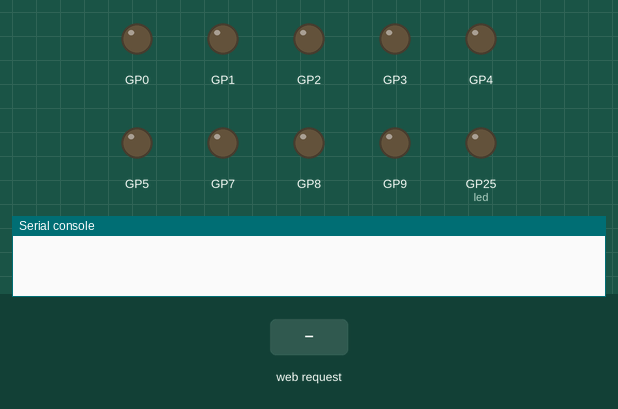
Bench run of a program on a simulated Raspberry Pi Pico running MicroPython. Parts: output pins drawn as LEDs (lit = HIGH), the last lines printed to the serial console. Inputs (shaded band) come from the test bench. Random numbers come from a fixed seed; the board's own WiFi access point starts at once; threads take turns every 2 ms; files that are not in the repository are absent; pins used as bus, display or sensor lines are not drawn.

Above: at 0.1 s.
At 6.2 s:
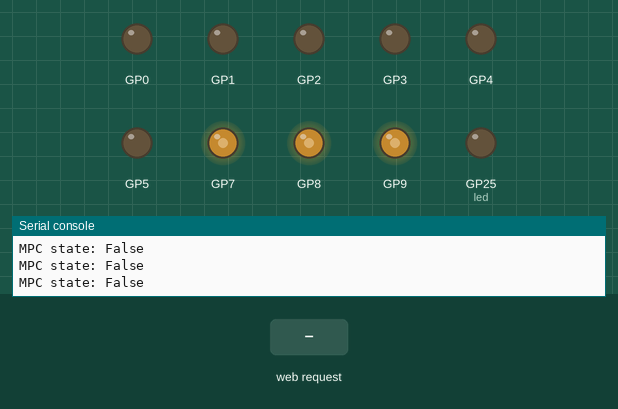
6.3 s: HTTP request GET / received
At 9.8 s:
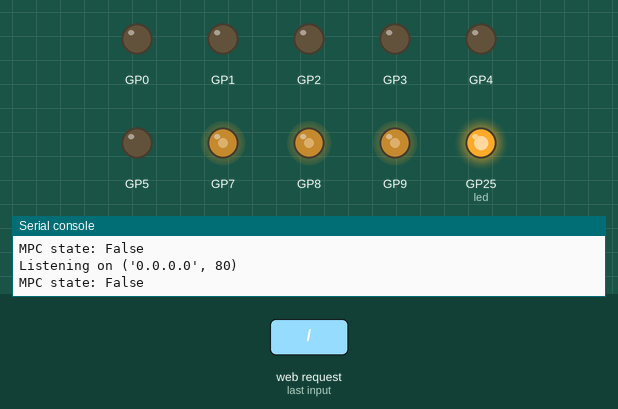
Timing chart, 0 to 11.5 s (numbered marks = the images above; inputs shaded):
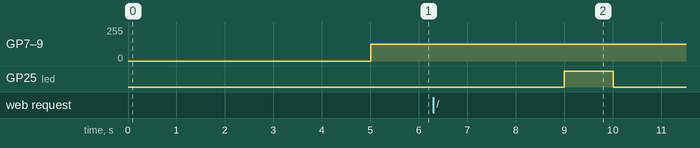

The program:

main.py
```python
from sensors import Sensors
from actuators import Actuators
from mpc import MPC
from server import Server
from time import sleep, sleep_ms
import _thread

sensors_dict = {
        'temperature': 0,
        'humidity': 0,
        'soilMoisture': 0,
        'lightIntensity': 0,
        'co2Concentration': 0
        }

actuators_dict = {
       'mechanism1': 0,
       'mechanism2': 0,
       'mechanism3': 0,
       'water1': 0,
       'water2': 0,
       'water3': 0,
       'fertilizer1': 0,
       'fertilizer2': 0,
       'fertilizer3': 0,
       'light1': 50,
       'light2': 50,
       'light3': 50
       }
mpc_dict = {
        'mpcEnabled': False,
        }

def ControllerCore():
    '''
    Abstraction for the First Core:
        - Reads Sensor Data
        - Controls Actuator States
        - Executes MPC control Algorithm
        - Saves Sensor Data Globally and executes Global Actuators States
    '''
    global actuators_dict
    global mpc_dict
    global sensors_dict

    sensors = Sensors()
    actuators = Actuators()
    mpc = MPC(sensors, actuators)

    while True:
        # print(actuators_dict, end=' \r')


        ################# Sensors Reading ##################
        sensors_dict['temperature'] = sensors.temperature
        sensors_dict['humidity'] = sensors.humidity
        sensors_dict['soilMoisture'] = sensors.soil_moisture
        sensors_dict['co2Concentration'] = sensors.CO2
        sensors_dict['lightIntensity'] = sensors.light_intensity
        ####################################################

        print(f"MPC state: {mpc_dict['mpcEnabled']}")
        if mpc_dict['mpcEnabled']:
            ################### MPC ALgorithm ##################
            if not mpc.state:
                mpc.run()
            ####################################################


        else:
            ################ Handling Actuators ################

            # Firstly, stopping MPC algorithm to allow only-user control
            if mpc.state:
                mpc.pause()

            # 1- Handling Axe Position
            while actuators_dict['mechanism1'] != actuators.axis.positions[0]:
                if actuators_dict['mechanism1'] > actuators.axis.positions[0]:
                    actuators.axis.forward(0)
                elif actuators_dict['mechanism1'] < actuators.axis.positions[0]:
                    actuators.axis.backwards(0)

            while actuators_dict['mechanism2'] != actuators.axis.positions[1]:
                if actuators_dict['mechanism2'] > actuators.axis.positions[1]:
                    actuators.axis.forward(1)
                elif actuators_dict['mechanism2'] < actuators.axis.positions[1]:
                    actuators.axis.backwards(1)

            while actuators_dict['mechanism3'] != actuators.axis.positions[2]:
                if actuators_dict['mechanism3'] > actuators.axis.positions[2]:
                    actuators.axis.forward(2)
                elif actuators_dict['mechanism3'] < actuators.axis.positions[2]:
                    actuators.axis.backwards(2)

            # 2- Handling Water / Fertilizer Channels
            actuators.distribution0.r1.value( actuators_dict['water1'] )
            actuators.distribution0.r2.value( actuators_dict['water2'] )
            actuators.distribution0.r3.value( actuators_dict['water3'] )

            actuators.distribution1.r1.value( actuators_dict['fertilizer1'] )
            actuators.distribution1.r2.value( actuators_dict['fertilizer2'] )
            actuators.distribution1.r3.value( actuators_dict['fertilizer3'] )

            # 3- Handling LED Strips PWM
            actuators.led_strip0.duty( actuators_dict['light1'] )
            actuators.led_strip1.duty( actuators_dict['light2'] )
            actuators.led_strip2.duty( actuators_dict['light3'] )
        ####################################################

        sleep(0.5)

def ServerCore():
    '''
    Abstraction for the Second Core
        - Host Web App (HTML file including the CSS and JAVASCRIPT)
        - Serve the HTML GET and POST requests
        - Updates internal variables to control Actuators through other Core
        - Updates the real-time Sensor values displayed on the Web App
    '''
    global actuators_dict
    global mpc_dict
    global sensors_dict

    server = Server()

    while True:
        # Send Sensor Data
        server.sensors_dict.update(sensors_dict)

        # Host Server
        server.wait_for_client()
        server.handle_html_request(server.identify_html_request())

        # Read User Actuator Controls
        actuators_dict.update(server.actuators_dict)

        # Read MPC Mode
        mpc_dict.update(server.mpc_dict)

        # Toggle LED for User
        server.led.toggle()

        print('\n')


#### Running Both Cores ####
def main():
    sleep(5)
    _thread.start_new_thread(ControllerCore, ())
    sleep(2)
    ServerCore()

# Main Routine
sleep(5)
_thread.start_new_thread(ControllerCore, ())
sleep(2)
ServerCore()
```

sensors.py
```python
'''
Abstraction to Read All Sensor Values in one Object,
This is Done by communicating to the sensor Board through UART or CAN
    - Supported Commands
        -   '\n': test Responsiveness
        -   'I<digit>': test Reading capabilities
        -   'L': returns Light Intensity value (Lumens/m^2) from TEMT6000 Sensor
        -   'T': returns Temperature value (degree celcius) from DHT11 Sensor
        -   'H': returns Humidity value (Percentage) from DHT11 Sensor
        -   'M': returns the CO2 value (PPM) from the MQ135 Sensor
        -   'S': returns Water Tension value (Kilo-Pascals) from the Soil Moisture Sensor
'''
from can_protocol import CAN
from random import getrandbits

class Sensors:
    '''
    Abstraction object to easily read all sensors
    '''
    def __init__(self):
        pass

    @property
    def temperature(self):
        '''
        send CAN packet to 'T' and read reply to get Temperature value
        '''
        #TODO:
        return 26 + getrandbits(2)

    @property
    def humidity(self):
        '''
        send CAN packet to 'H' and read reply to get Temperature value
        '''
        #TODO:
        return 16 + getrandbits(2)

    @property
    def light_intensity(self):
        '''
        send CAN packet to 'L' and read reply to get Temperature value
        '''
        #TODO:
        return getrandbits(1)

    @property
    def CO2(self):
        '''
        send CAN packet to 'M' and read reply to get Temperature value
        '''
        #TODO:
        return 593 + getrandbits(5)

    @property
    def soil_moisture(self):
        '''
        send CAN packet to 'M' and read reply to get Temperature value
        '''
        #TODO:
        return 60 + getrandbits(5)
```

actuators.py
```python
'''
Abstraction to control ALL Actuators together
    - Axis Control Movements
    - Water Distribution Relay States
    - LED Strip PWM signal
'''
from axis_control import AxisControl
from water_distribution import WaterDistribution
from led_strip import LedStrip

class Actuators:
    '''
    Abstraction to control ALL Actuators together
        - Axis Control Movements
        - Water Distribution Relay States
        - LED Strip PWM signal
    '''
    SCK_PIN = const(18)
    MOSI_PIN = const(19)
    MISO_PIN = const(16)
    CSN_PIN = const(20)
    CE_PIN = const(21)

    RELAY1A_PIN = const(0)
    RELAY2A_PIN = const(1)
    RELAY3A_PIN = const(2)
    RELAY1B_PIN = const(3)
    RELAY2B_PIN = const(4)
    RELAY3B_PIN = const(5)

    LED_STRIP1_PIN = const(7)
    LED_STRIP2_PIN = const(8)
    LED_STRIP3_PIN = const(9)

    def __init__(self):
        # 1- Axis Control of Movements through nRF24l01
        self.axis = AxisControl(Actuators.SCK_PIN, Actuators.MOSI_PIN, Actuators.MISO_PIN,
                                Actuators.CSN_PIN, Actuators.CE_PIN)

        # Solenoid Valve water/fertilizer channels controlled by Relays
        self.distribution0 = WaterDistribution(Actuators.RELAY1A_PIN,
                                               Actuators.RELAY2A_PIN,
                                               Actuators.RELAY3A_PIN)
        self.distribution1 = WaterDistribution(Actuators.RELAY1B_PIN,
                                               Actuators.RELAY2B_PIN,
                                               Actuators.RELAY3B_PIN)
        self.distributions = (self.distribution0, self.distribution1)

        # LED Strips
        self.led_strip0 = LedStrip(self.LED_STRIP1_PIN)
        self.led_strip1 = LedStrip(self.LED_STRIP2_PIN)
        self.led_strip2 = LedStrip(self.LED_STRIP3_PIN)
        self.led_strips = (self.led_strip0, self.led_strip1, self.led_strip2)
```

mpc.py
```python
'''
MPC Algorithm Implementation
'''
from machine import Timer
from time import sleep_ms

class SyncedMove:
    '''
    Object to handle the Synced Move where all
    '''
    MAX_NUDGE_NUM = 8  # max number of .forward or .backward to reach either end of axis
    NUDGE_TIME = 1000 # 1sec

    FORWARD_STATE = 1
    BACKWARD_STATE = -1
    INVERT_STATE = {1: -1, -1: 1}  # dict to invert the states
    def __init__(self, axis):

        self.axis = axis  # for controlling the axis

        self.state = self.FORWARD_STATE
        self.nudges_moved = 0

        # dummy temp for calling pause before run
        self.timer = Timer()

    def run(self):
        '''
        run routine, made to be compatible with pause/start cycle

        starts the timer that calls the one_step movement until a pause
        '''
        self.timer = Timer(period=self.NUDGE_TIME, mode=Timer.PERIODIC, callback=self.one_step)

    def pause(self):
        '''
        Pauses the run routine to be continued later when .run is called again
        '''
        self.timer.deinit()

    def one_step(self, t):
        '''
        THIS METHOD IS MADE TO RUN UNDER A WHILE TRUE
        IT'S BASICALLY A ONE STEP THAT NEEDS TO BE REPEATED
        '''
        if self.nudges_moved <= self.MAX_NUDGE_NUM:
            self.axis.move(0, self.axis.DEFAULT_NUDGE_VALUE * self.state)
            sleep_ms(10)
            self.axis.move(1, self.axis.DEFAULT_NUDGE_VALUE * self.state)
            sleep_ms(10)
            self.axis.move(2, self.axis.DEFAULT_NUDGE_VALUE * self.state)
            sleep_ms(10)

            self.nudges_moved += 1

        else:
            self.state = self.INVERT_STATE[self.state]
            self.nudges_moved = 0

class MPC:
    '''
    Abstraction for MPC control Algorithm
    '''
    def __init__(self, sensors, actuators):

        self.synced_move = SyncedMove(actuators.axis)

        self.state = False

    def run(self):
        '''
        runs all MPC routine
        '''
        self.state = True
        self.synced_move.run()

    def pause(self):
        '''
        pauses all MPC routines
        '''
        self.state = False
        self.synced_move.pause()
```

can_protocol.py
```python
'''
Abstraction for CAN protocol, implemented using internal PIO block :D
'''

class CAN:
    '''
    Abstraction for CAN protocol, implemented using internal PIO block :D
    '''
    def __init__(self):
        pass
```

axis_control.py
```python
'''
Abstraction for controlling Axis Movements by sending Gcode through nRF24l01 Radio Transceiver
'''
from machine import Pin, SPI
from nrf24l01 import NRF24L01
from micropython import const
from time import sleep_ms


class AxisControl:
    '''
    Abstraction for controlling Axis Movements by sending Gcode through nRF24l01 Radio Transceiver
    '''
    DEFAULT_NUDGE_VALUE = 5

    SPI_HARDWARE_INDEX = const(0)
    DEFAULT_PAYLOAD_SIZE = const(16)
    AXIS_CHANNEL = {0: 40,
                    1: 46,
                    2: 58}  # Radio Channels for each Axis
    PIPES = (b"\xe1\xf0\xf0\xf0\xf0", b"\xd2\xf0\xf0\xf0\xf0")  # Addresses are in little-endian format. They correspond to big-endian
    def __init__(self, sck_pin: int, mosi_pin: int, miso_pin: int, csn_pin: int, ce_pin: int):
        # self.spi = SPI(0, sck=Pin(18), mosi=Pin(19), miso=Pin(16))  #TODO: put in actuators
        # self.cfg = {"spi": spi, "csn": 20, "ce": 21}
        self.spi = SPI(self.SPI_HARDWARE_INDEX, sck=Pin(sck_pin), mosi=Pin(mosi_pin), miso=Pin(miso_pin))
        self.csn = Pin(csn_pin, mode=Pin.OUT, value=1)
        self.ce = Pin(ce_pin, mode=Pin.OUT, value=0)

        self.nrf = NRF24L01(self.spi, self.csn, self.ce, payload_size=self.DEFAULT_PAYLOAD_SIZE)

        self.nrf.open_tx_pipe(self.PIPES[0])
        self.nrf.open_rx_pipe(1, self.PIPES[1])
        self.nrf.start_listening()

        self.positions = [0, 0, 0]

    def move(self, axe_num, distance):
        '''
        Relative Movement Command.
        Just moves the amount given as argument.
        '''
        self.nrf.set_channel(self.AXIS_CHANNEL[axe_num])
        sleep_ms(300)
        self.nrf.send_ascii_m(f"M1i{distance}")

    def forward(self, axe_num):
        '''
        Nudge forward a certain Axe
        '''
        self.move(axe_num, self.DEFAULT_NUDGE_VALUE)
        self.positions[axe_num] += 1

    def backwards(self, axe_num):
        '''
        Nudge backwards a certain Axe
        '''
        self.move(axe_num, -self.DEFAULT_NUDGE_VALUE)
        self.positions[axe_num] -= 1

    # @property
    # def position0(self):
    #     '''
    #     Getter Method for position by asking the local STC MCU to read the Ultrasonic sensor
    #     and send it here to the Main MCU
    #     '''
    #     pass

    # @position.setter
    # def position0(self, value):
    #     '''
    #     Setter Method to set the Absolute Position of the Axis.
    #     Calculations and PID are implemented on the local STC MCU (not here)
    #     Here the absolute wanted position is just sent
    #     '''
    #     pass

    # @property
    # def position1(self):
    #     '''
    #     Getter Method for position by asking the local STC MCU to read the Ultrasonic sensor
    #     and send it here to the Main MCU
    #     '''
    #     pass

    # @position.setter
    # def position1(self, value):
    #     '''
    #     Setter Method to set the Absolute Position of the Axis.
    #     Calculations and PID are implemented on the local STC MCU (not here)
    #     Here the absolute wanted position is just sent
    #     '''
    #     pass

    # @property
    # def position2(self):
    #     '''
    #     Getter Method for position by asking the local STC MCU to read the Ultrasonic sensor
    #     and send it here to the Main MCU
    #     '''
    #     pass

    # @position.setter
    # def position2(self, abs_value):
    #     '''
    #     Setter Method to set the Absolute Position of the Axis.
    #     Calculations and PID are implemented on the local STC MCU (not here)
    #     Here the absolute wanted position is just sent
    #     '''
    #     pass


    # def get_position(self, axe_num):
    #     '''
    #     Return position give axe number
    #     '''
    #     pass

    # def set_position(self, axe_num, abs_value):
    #     '''
    #     sets the corresponding Absolute position
    #     '''
    #     pass
```

water_distribution.py
```python
'''
Abstraction for Water Distribution System Controled by Relays ON/OFF signal
'''
from machine import Pin

class WaterDistribution:
    '''
    Abstraction for Water Distribution System Controled by Relays ON/OFF signal
    '''
    def __init__(self, r1_pin: int, r2_pin, r3_pin):
        self.r1 = Pin(r1_pin, Pin.OUT)
        self.r2 = Pin(r2_pin, Pin.OUT)
        self.r3 = Pin(r3_pin, Pin.OUT)

        self.relays = (self.r1, self.r2, self.r3)

    def off(self):
        '''
        Turns ALL Channels (Relays) OFF
        '''
        for relay in self.relays:
            relay.off()

    def on(self):
        '''
        Turns ALL Channels (Relays) ON
        '''
        for relay in self.relays:
            relay.on()

    def toggle(self):
        '''
        TOGGLES ALL Channels (Relays)
        '''
        for relay in self.relays:
            relay.toggle()
```

led_strip.py
```python
'''
Abstraction for LED strip control using PWM
'''
from micropython import const
from machine import Pin, PWM

class LedStrip:
    '''
    Abstraction for LED strip control using PWM
    '''
    DEFAULT_FREQ = const(20000)
    DUTY_0 = const(0)
    DUTY_25 = const(16384)
    DUTY_50 = const(32768)
    DUTY_75 = const(49151)
    DUTY_100 = const(65534)
    def __init__(self, pin_num: int):
        self.pwm = PWM(Pin(pin_num), freq=self.DEFAULT_FREQ, duty_u16=self.DUTY_50)

    def duty(self, percentage):
        '''
        set PWM duty_cycle given %
        '''
        value = int((percentage/100)*self.DUTY_100)
        self.pwm.duty_u16(value)

    def off(self):
        self.pwm.duty_u16(self.DUTY_0)

    def on(self):
        self.pwm.duty_u16(self.DUTY_100)

    #def toggle(self):
    #    #TODO

    #def ramp_up(self, time):
    #    '''
    #    turns on light from 0 to 100% in <time> argument
    #    '''
    #    #TODO:

    #def ramp_down(self, time):
    #    '''
    #    turns on light from 0 to 100% in <time> argument
    #    '''
    #    #TODO:
```

Source omitted: server.py (10220 bytes)
